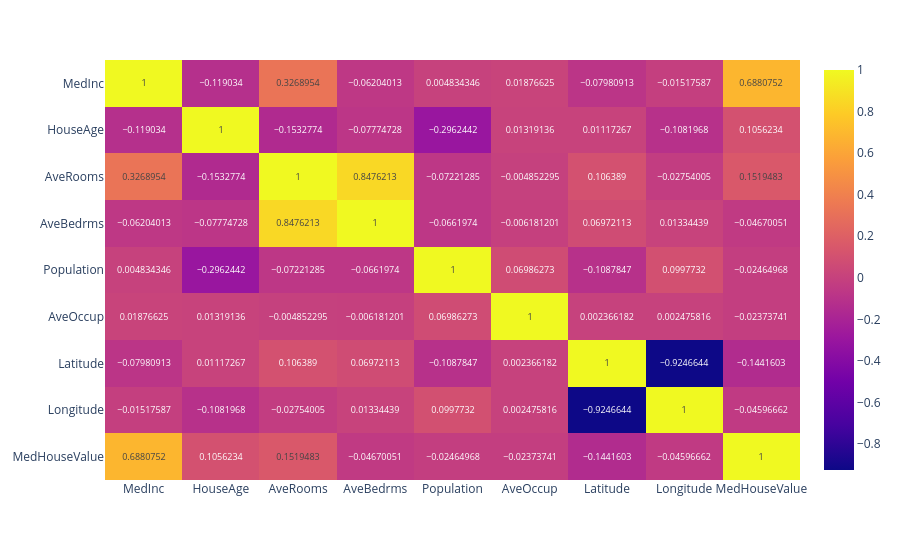

Here is the notebook cell this chart was saved with:
### Code cell
# Plotting the correlation matrix
px.imshow(housing_df.corr(), text_auto=True, aspect="auto")

### Figure 1 — Plotly figure (JSON) as saved in the notebook; plotly's stock layout.template omitted (floating-point values rounded to 4 significant figures)
{"data": [{"coloraxis": "coloraxis", "hovertemplate": "x: %{x}<br>y: %{y}<br>color: %{z}<extra></extra>", "name": "0", "texttemplate": "%{z}", "type": "heatmap", "x": ["MedInc", "HouseAge", "AveRooms", "AveBedrms", "Population", "AveOccup", "Latitude", "Longitude", "MedHouseValue"], "xaxis": "x", "y": ["MedInc", "HouseAge", "AveRooms", "AveBedrms", "Population", "AveOccup", "Latitude", "Longitude", "MedHouseValue"], "yaxis": "y", "z": [[1, -0.119, 0.3269, -0.06204, 0.004834, 0.01877, -0.07981, -0.01518, 0.6881], [-0.119, 1, -0.1533, -0.07775, -0.2962, 0.01319, 0.01117, -0.1082, 0.1056], [0.3269, -0.1533, 1, 0.8476, -0.07221, -0.004852, 0.1064, -0.02754, 0.1519], [-0.06204, -0.07775, 0.8476, 1, -0.0662, -0.006181, 0.06972, 0.01334, -0.0467], [0.004834, -0.2962, -0.07221, -0.0662, 1, 0.06986, -0.1088, 0.09977, -0.02465], [0.01877, 0.01319, -0.004852, -0.006181, 0.06986, 1, 0.002366, 0.002476, -0.02374], [-0.07981, 0.01117, 0.1064, 0.06972, -0.1088, 0.002366, 1, -0.9247, -0.1442], [-0.01518, -0.1082, -0.02754, 0.01334, 0.09977, 0.002476, -0.9247, 1, -0.04597], [0.6881, 0.1056, 0.1519, -0.0467, -0.02465, -0.02374, -0.1442, -0.04597, 1]]}], "layout": {"coloraxis": {"colorscale": [[0, "#0d0887"], [0.1111, "#46039f"], [0.2222, "#7201a8"], [0.3333, "#9c179e"], [0.4444, "#bd3786"], [0.5556, "#d8576b"], [0.6667, "#ed7953"], [0.7778, "#fb9f3a"], [0.8889, "#fdca26"], [1, "#f0f921"]]}, "margin": {"t": 60}, "xaxis": {"anchor": "y", "domain": [0, 1]}, "yaxis": {"anchor": "x", "autorange": "reversed", "domain": [0, 1]}}}
